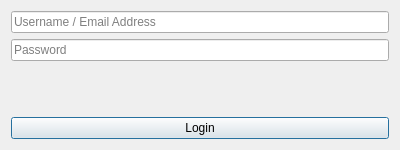
<?xml version="1.0" encoding="UTF-8"?>
<ui version="4.0">
 <class>LoginDialog</class>
 <widget class="QDialog" name="LoginDialog">
  <property name="geometry">
   <rect>
    <x>0</x>
    <y>0</y>
    <width>400</width>
    <height>150</height>
   </rect>
  </property>
  <property name="windowTitle">
   <string>Dialog</string>
  </property>
  <layout class="QVBoxLayout" name="verticalLayout">
   <item>
    <widget class="QLineEdit" name="username">
     <property name="placeholderText">
      <string>Username / Email Address</string>
     </property>
    </widget>
   </item>
   <item>
    <widget class="QLineEdit" name="password">
     <property name="echoMode">
      <enum>QLineEdit::Password</enum>
     </property>
     <property name="placeholderText">
      <string>Password</string>
     </property>
    </widget>
   </item>
   <item>
    <spacer name="verticalSpacer">
     <property name="orientation">
      <enum>Qt::Vertical</enum>
     </property>
     <property name="sizeHint" stdset="0">
      <size>
       <width>20</width>
       <height>40</height>
      </size>
     </property>
    </spacer>
   </item>
   <item>
    <widget class="QPushButton" name="loginbutton">
     <property name="text">
      <string>Login</string>
     </property>
    </widget>
   </item>
  </layout>
 </widget>
 <resources/>
 <connections/>
</ui>
